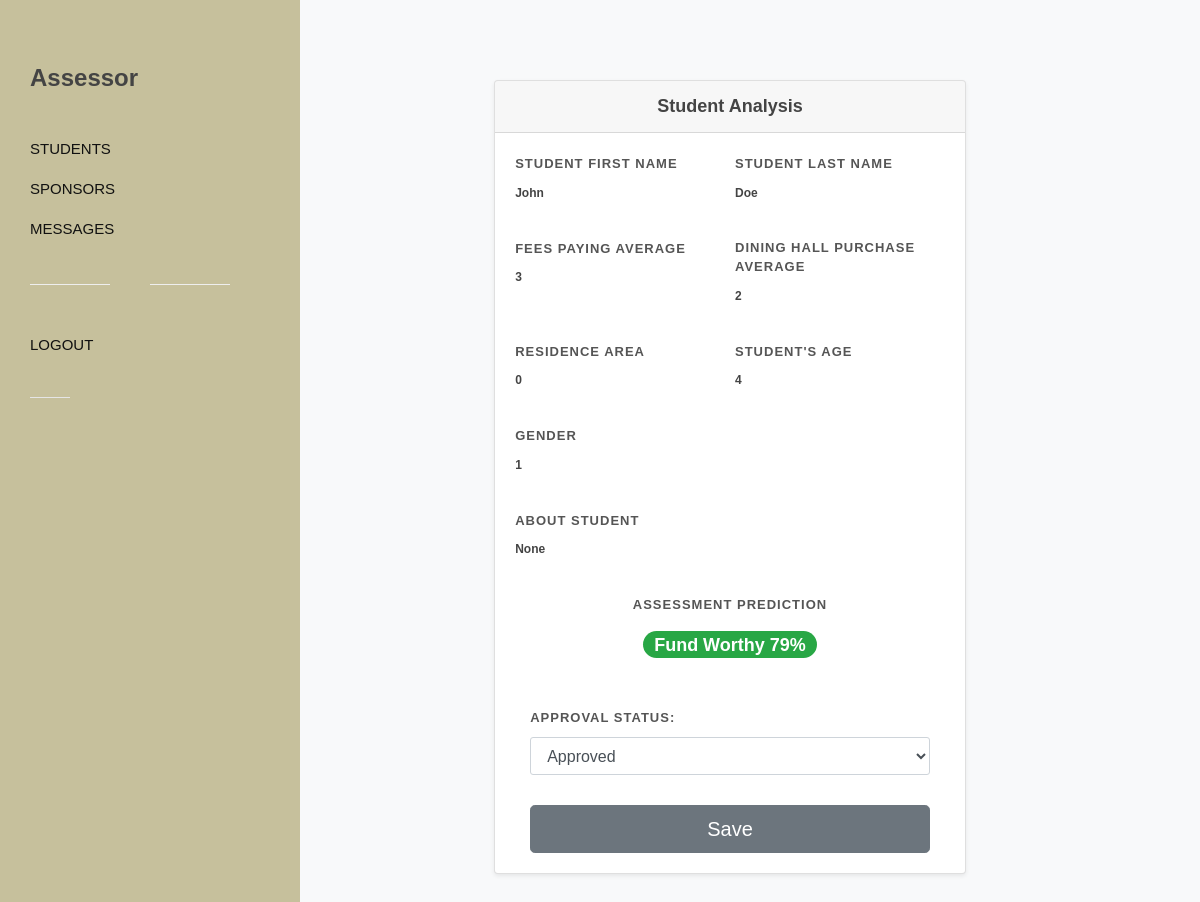
Screenshot of /students/1 with the database file from the repository.
### donate/models.py (models this page shows)
class Student(models.Model):
    first_name = models.CharField(max_length=100)
    last_name = models.CharField(max_length=100)
    user = models.OneToOneField(User, related_name="student", on_delete=models.CASCADE)
    image = models.ImageField(null=True, blank=True, editable=True, upload_to="images/")
    dob = models.DateField(blank=True, null=True)
    phone = models.CharField(blank=True, max_length=15)
    email = models.EmailField(max_length=100, blank=True, null=True)
    address = models.CharField(max_length=200, blank=True, null=True)
    city = models.CharField(max_length=100, blank=True, null=True)
    country = models.CharField(max_length=100, blank=True)
    gender = models.IntegerField(blank=True, null=True)
    feesav = models.IntegerField(blank=True, null=True)
    dhav = models.IntegerField(blank=True, null=True)
    health = models.IntegerField( blank=True, null=True)
    residence = models.IntegerField(blank=True, null=True)
    age = models.IntegerField(blank=True, null=True)
    fees = models.IntegerField(default=0)
    crowdfund = models.IntegerField(default=0)
    progress = models.IntegerField(default=0)
    fees_due = models.DateField(blank=True, null=True)
    school = models.CharField(blank=True, null=True, max_length=200)
    program = models.CharField(blank=True, null=True, max_length=100)
    about = models.CharField(blank=True, null=True, max_length=500)
    forest = models.CharField(default='Not Worthy', max_length=50)
    approval = models.CharField(max_length=50, default="Pending")
    confidence = models.FloatField(blank=True, null=True)
    created = models.DateTimeField(auto_now_add = True )
    updated = models.DateTimeField(auto_now = True)

### donate/views.py (the view)
# urls.py: path('students/<int:id>', views.student_detail, name='student-detail'),
def student_detail(request, id):
    student = Student.objects.get(id=id)
    if request.method == "POST":
        student.approval = request.POST['approval']
        student.save()
    return render(request, 'donate/student_detail.html', {'student':student})

### donate/templates/donate/student_detail.html (shortened to what this page needs)
{% extends 'donate/side.html' %}
{% block logo %}<h3>Assessor</h3>{% endblock %}
{% block nav %}
<li><a href="{% url 'donate:students' %}"><div>Students</div></a></li>
<li><a href="{% url 'donate:sponsors' %}"><div>Sponsors</div></a></li>
<li><a href="{% url 'donate:message' %}"><div>Messages</div></a></li>
<div class="divider divider-center"><a  data-scrollto="#header"><i class="icon-settings"></i></a></div>
<li><a href="{% url 'donate:assessor-logout' %}"><div>Logout</div></a></li>
{% endblock %}
{% block body %}
		<section id="content">
			<div class="content-wrap bg-light">
				<div class="container">
					<div class="row justify-content-center">
						<div class="col-lg-7 col-md-10">
							<div class="card shadow-sm">
								<div class="card-header">
									<h4 class="mb-0 center" center>Student Analysis</h4>
								</div>
								<div class="card-body">
									<div class="form-windget">
										<form class="nobottommargin" id="" name="template-contactform" action method="post" enctype="multipart/form-data">
											<div class="">
												<div class="form-row">
                                                    <div class="form-group col-md-6">
                                                        <label for="inputEmail4">Student First Name</label>
                                                        <h6>{{student.first_name}}</h6>
                                                    </div>
                                                    <div class="form-group col-md-6">
                                                        <label for="inputPassword4">Student Last Name</label>
                                                        <h6>{{student.last_name}}</h6>
                                                    </div>
                                                </div>
                                                <div class="form-row">
                                                    <div class="form-group col-md-6">
                                                        <label for="inputEmail4">Fees Paying Average</label>
                                                        <h6>{{student.feesav}}</h6>
                                                    </div>
                                                    <div class="form-group col-md-6">
                                                        <label for="inputEmail4">Dining Hall Purchase Average </label>
                                                        <h6>{{student.dhav}}</h6>
                                                    </div>
                                                </div>
                                                <div class="form-row">
                                                    <div class="form-group col-md-6">
                                                        <label for="inputPassword4">Residence Area</label>
                                                        <h6>{{student.residence}}</h6>
                                                    </div>
                                                    <div class="form-group col-md-6">
                                                        <label for="inputEmail4">Student's Age</label>
                                                        <h6>{{student.age}}</h6>
                                                    </div>
                                                </div>
                                                <div class="form-row">
                                                    <div class="form-group col-md-6">
                                                        <label for="inputPassword4">Gender</label>
                                                        <h6>{{student.gender}}</h6>
                                                    </div>
                                                </div>
                                                <div class="form-row">
                                                    <div class="form-group col-md-12">
                                                        <label for="inputPassword4">About Student</label>
                                                        <h6>{{student.about}}</h6>
                                                    </div>
                                                </div>
                                                <div class="form-row center" >
                                                    <div class="form-group col-md-12" >
                                                        <label for="inputEmail4 " >Assessment Prediction</label>
                                                        {% if student.forest == "Fund Worthy" %}
                                                        <h3><span class="badge badge-pill badge-success">Fund Worthy {{student.confidence|floatformat:0}}% </span></h3>
                                                        {% else %}
                                                        <h3><span class="badge badge-pill badge-warning">Not Qualifiy {{student.confidence|floatformat:0}}%</span></h3>
                                                        {% endif %}
                                                    </div>
                                                </div>
                                                <div class="col-12 bottommargin-sm ">
													<label for="template-contactform-default-select">Approval Status:</label>
													<select id="template-contactform-default-select" name="approval" class="form-control" required>
														<option value="Approved" {% if student.approval == 'Approved' %}selected {% endif %}>Approved</option>
													</select>
												</div>
												<div class="col-12">
													<button type="submit" name="template-contactform-submit" class="btn btn-secondary btn-block btn-lg">Save</button>
												</div>
											</div>
										</form>
									</div>
								</div>
							</div>
						</div>
					</div>
				</div>
			</div>
		</section>
{% endblock %}

### donate/static/donate/theme/nonprofit.css (style rules this page uses)
:root { --themecolor: #C6C09C; --themecolorrgb: 198,192,156; --header-height: 70px; --sticky-header-height: 70px; }
@media (min-width: 992px) { #primary-menu ul > li > a { padding-top: 24px; padding-bottom: 24px; padding-top: calc(( var(--header-height) - 22px ) / 2); padding-bottom: calc(( var(--header-height) - 22px ) / 2); font-weight: 500 !important; text-transform: none; letter-spacing: 0; font-size: 15px; transition: color .3s ease; color: #111 !important; } }
@media (min-width: 992px) { #primary-menu ul li > a > div:after { opacity: 0; content: ''; position: absolute; background-image: url('images/border.svg'); background-repeat: no-repeat; background-position: center center; top: 50%; left: 50%; margin-top: 14px; width: 60%; height: 10px; background-size: 100% 10px; transform: translate( -50%, -50% ); -webkit-transition: opacity .2s linear; -o-transition: opacity .2s linear; transition: opacity .2s linear; } }

### rows the page displays
Student: first_name "John", last_name "Doe", feesav "3", dhav "2", residence "0", age "4", gender "1", about "None", confidence "79", approval "Approved"
